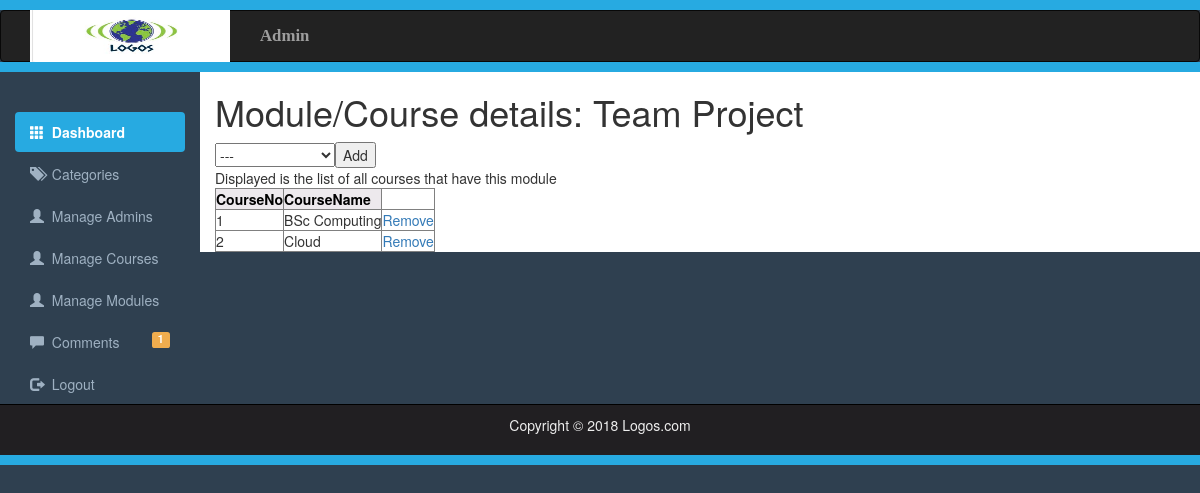
The page /TeamProject/moduleCourse.php?ModuleNo=1 on the database its author committed.
### tables this page shows
CREATE TABLE `module` (
  `ModuleNo` int(11) NOT NULL,
  `ModuleName` varchar(255) NOT NULL,
  `Lecturer` varchar(255) NOT NULL,
  `Year` int(11) NOT NULL,
  `Semester` int(11) NOT NULL
);

CREATE TABLE `coursemodule` (
  `CourseNo` int(11) NOT NULL,
  `ModuleNo` int(11) NOT NULL
);

CREATE TABLE `course` (
  `CourseNo` int(11) NOT NULL,
  `CourseName` varchar(255) NOT NULL,
  `Length` int(11) NOT NULL
);

### TeamProject/moduleCourse.php (the view, shortened to what this page needs)
<?php include('includes/adminHeader.php') ?>
<?php
	$ModuleNo = $_GET['ModuleNo'];
	$connection = mysqli_connect("localhost","root","");
	mysqli_select_db($connection,"studentsupport");
	$moduleResult = mysqli_query($connection,"SELECT * FROM module WHERE ModuleNo='$ModuleNo'");
	while($row=mysqli_fetch_array($moduleResult))
		print('<h1>Module/Course details: '.$row['ModuleName'].'</h1>');
	print('<form method=POST action=addCourseModule.php?ModuleNo='.$ModuleNo.'>');
		print('<select name=CourseNo>');
			print('<option value=0 DISABLED SELECTED>---</option>');
		print('</select>');
		print('<input type=submit value=Add></input>');
	print('</form>');
	print('Displayed is the list of all courses that have this module');
	$courseModuleResult = mysqli_query($connection, "SELECT * FROM coursemodule WHERE ModuleNo='$ModuleNo'");
	print('<table border=1');
	print('<tr><th>CourseNo</th><th>CourseName</th></tr>');
	while($row=mysqli_fetch_array($courseModuleResult))
	{
		$CourseNo = $row['CourseNo'];
		print('<tr><td>'.$CourseNo.'</td>');
		$courseResultFilter = mysqli_query($connection, "SELECT * FROM course WHERE CourseNo='$CourseNo'");
		while($row2=mysqli_fetch_array($courseResultFilter))
			print('<td>'.$row2['CourseName'].'</td>');
		print('<td><a href=removeCourseModule.php?ModuleNo='.$ModuleNo.'&CourseNo='.$CourseNo.'>Remove</a></td></tr>');
	}
	print('</table>');
?>
<?php include('includes/adminFooter.php') ?>

### TeamProject/css/adminstyles.css (style rules this page uses)
body { background-color: #2f4050; }

### TeamProject/includes/adminHeader.php (style rules this page uses)
th { color:black; background-color: #ede9ed; }

### rows shown on the page
module: ModuleName "Team Project"
coursemodule: CourseNo "1"
course: CourseName "BSc Computing"
coursemodule: CourseNo "2"
course: CourseName "Cloud"

### other values the page prints
$Total "1"
